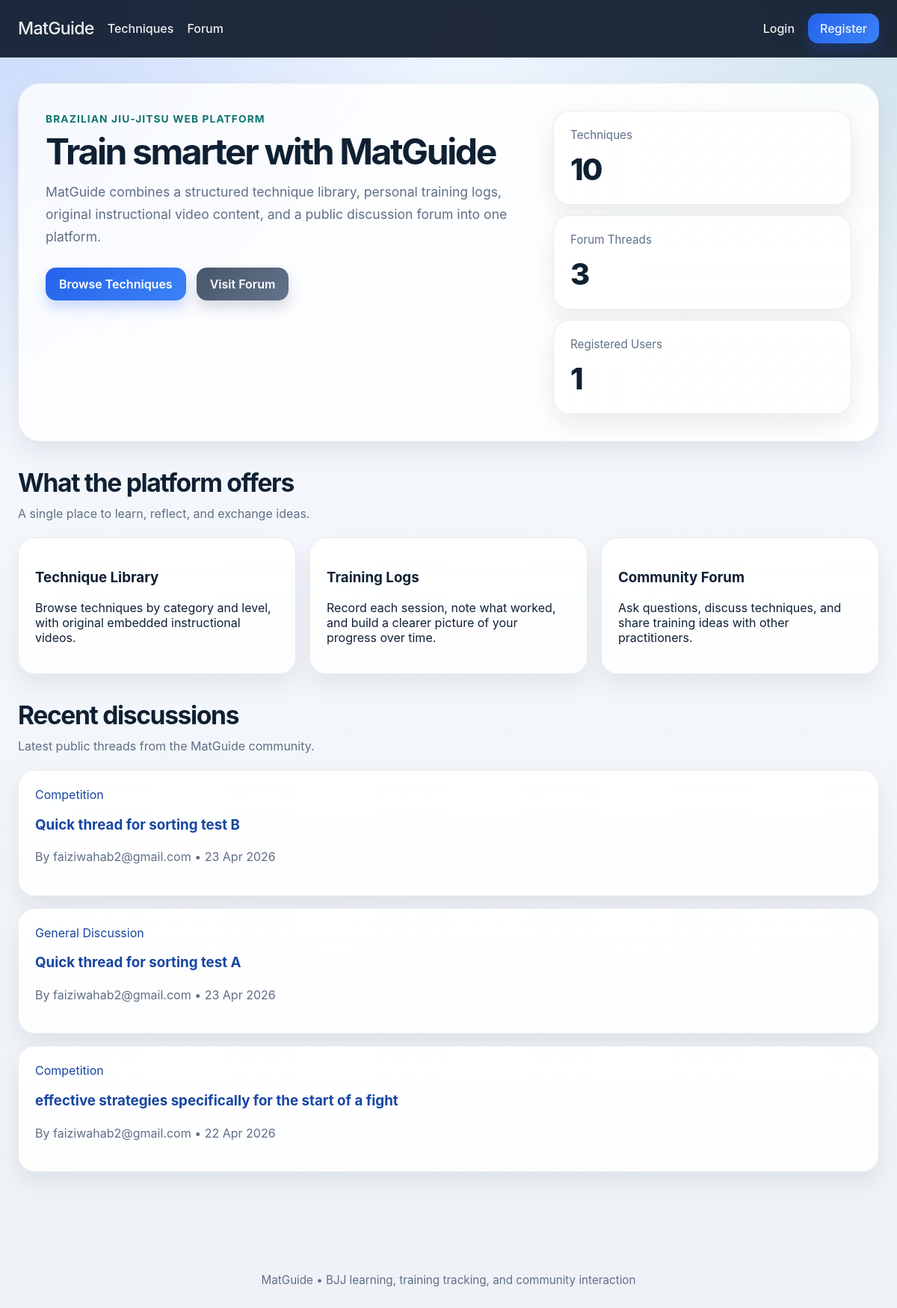
The page / on the database its author committed.
### models.py (models this page shows, shortened)
class ForumThread(db.Model):
    id = db.Column(db.Integer, primary_key=True)
    title = db.Column(db.String(200), nullable=False)
    category = db.Column(db.String(100), nullable=False)
    body = db.Column(db.Text, nullable=False)
    created_at = db.Column(db.DateTime, nullable=False, default=datetime.utcnow)
    user_id = db.Column(db.Integer, db.ForeignKey("user.id"), nullable=False)
    technique_id = db.Column(db.Integer, db.ForeignKey("technique.id"), nullable=True)
    replies = db.relationship("ForumReply", backref="thread", lazy=True, cascade="all, delete-orphan")

class User(UserMixin, db.Model):
    id = db.Column(db.Integer, primary_key=True)
    email = db.Column(db.String(255), unique=True, nullable=False, index=True)
    password_hash = db.Column(db.String(255), nullable=False)
    logs = db.relationship("TrainingLog", backref="user", lazy=True, cascade="all, delete-orphan")
    threads = db.relationship("ForumThread", backref="author", lazy=True, cascade="all, delete-orphan")
    replies = db.relationship("ForumReply", backref="author", lazy=True, cascade="all, delete-orphan")

### app.py (the view)
    @app.route("/")
    def index():
        total_techniques = Technique.query.count()
        total_threads = ForumThread.query.count()
        total_users = User.query.count()
        recent_threads = ForumThread.query.order_by(ForumThread.created_at.desc()).limit(3).all()
        return render_template(
            "index.html",
            total_techniques=total_techniques,
            total_threads=total_threads,
            total_users=total_users,
            recent_threads=recent_threads,
        )

### templates/index.html (shortened to what this page needs)
{% extends "base.html" %}
{% block content %}
<section class="hero-section">
  <div class="hero-card">
    <div class="hero-text">
      <span class="eyebrow">Brazilian Jiu-Jitsu Web Platform</span>
      <h1>Train smarter with MatGuide</h1>
      <p>
        MatGuide combines a structured technique library, personal training logs,
        original instructional video content, and a public discussion forum into one platform.
      </p>
      <div class="hero-actions">
        <a class="button" href="{{ url_for('techniques') }}">Browse Techniques</a>
        <a class="button secondary" href="{{ url_for('forum') }}">Visit Forum</a>
      </div>
    </div>
    <div class="hero-stats">
      <div class="stat-card">
        <span class="stat-label">Techniques</span>
        <span class="stat-value">{{ total_techniques }}</span>
      </div>
      <div class="stat-card">
        <span class="stat-label">Forum Threads</span>
        <span class="stat-value">{{ total_threads }}</span>
      </div>
      <div class="stat-card">
        <span class="stat-label">Registered Users</span>
        <span class="stat-value">{{ total_users }}</span>
      </div>
    </div>
  </div>
</section>
<section class="section-block">
  <div class="section-header">
    <h2>What the platform offers</h2>
    <p>A single place to learn, reflect, and exchange ideas.</p>
  </div>
  <div class="feature-grid">
    <div class="feature-card">
      <h3>Technique Library</h3>
      <p>Browse techniques by category and level, with original embedded instructional videos.</p>
    </div>
    <div class="feature-card">
      <h3>Training Logs</h3>
      <p>Record each session, note what worked, and build a clearer picture of your progress over time.</p>
    </div>
    <div class="feature-card">
      <h3>Community Forum</h3>
      <p>Ask questions, discuss techniques, and share training ideas with other practitioners.</p>
    </div>
  </div>
</section>
<section class="section-block">
  <div class="section-header">
    <h2>Recent discussions</h2>
    <p>Latest public threads from the MatGuide community.</p>
  </div>
  {% if recent_threads %}
    <div class="forum-preview-list">
      {% for thread in recent_threads %}
        <a class="forum-preview-card" href="{{ url_for('thread_detail', thread_id=thread.id) }}">
          <span class="thread-category">{{ thread.category }}</span>
          <h3>{{ thread.title }}</h3>
          <p class="muted-text">By {{ thread.author.email }} • {{ thread.created_at.strftime("%d %b %Y") }}</p>
        </a>
      {% endfor %}
    </div>
  {% endif %}
</section>
{% endblock %}

### static/styles.css (style rules this page uses)
:root { --bg: #0b1220; --surface: rgba(255, 255, 255, 0.82); --surface-strong: #ffffff; --text: #102033; --muted: #5f6f86; --primary: #2563eb; --primary-dark: #1746a2; --accent: #0f766e; --danger: #dc2626; --success-bg: #dcfce7; --error-bg: #fee2e2; --border: rgba(15, 23, 42, 0.08); --shadow: 0 14px 32px rgba(15, 23, 42, 0.08); --radius: 22px; }
* { box-sizing: border-box; }
body { margin: 0; font-family: "Inter", "Segoe UI", Arial, sans-serif; color: var(--text); background: radial-gradient(circle at top left, rgba(37, 99, 235, 0.18), transparent 28%), radial-gradient(circle at top right, rgba(15, 118, 110, 0.14), transparent 26%), linear-gradient(180deg, #edf4ff 0%, #f4f7fb 42%, #eef2f7 100%); min-height: 100vh; }
a { color: var(--primary-dark); text-decoration: none; }
.button { display: inline-flex; align-items: center; justify-content: center; gap: 8px; padding: 12px 18px; border: none; border-radius: 14px; background: linear-gradient(135deg, var(--primary), #3b82f6); color: white; font-weight: 600; text-decoration: none; cursor: pointer; box-shadow: 0 10px 18px rgba(37, 99, 235, 0.22); transition: transform 0.15s ease, box-shadow 0.15s ease, opacity 0.15s ease; }
.button.secondary { background: linear-gradient(135deg, #475569, #64748b); box-shadow: 0 10px 18px rgba(71, 85, 105, 0.2); }
.hero-section { margin-bottom: 34px; }
.hero-card { display: grid; grid-template-columns: 1.4fr 0.85fr; gap: 22px; background: linear-gradient(135deg, rgba(255, 255, 255, 0.78), rgba(255, 255, 255, 0.92)); border: 1px solid var(--border); border-radius: 30px; padding: 36px; box-shadow: var(--shadow); }
.eyebrow { display: inline-block; margin-bottom: 12px; color: var(--accent); font-weight: 700; font-size: 0.86rem; text-transform: uppercase; letter-spacing: 0.08em; }
.hero-text h1 { margin: 0 0 14px; font-size: 3rem; line-height: 1.02; letter-spacing: -0.05em; }
.hero-text p { margin: 0; max-width: 640px; font-size: 1.1rem; line-height: 1.7; color: var(--muted); }
.hero-actions { display: flex; gap: 14px; margin-top: 26px; flex-wrap: wrap; }
.hero-stats { display: grid; gap: 14px; }
.stat-card, .feature-card, .form-card, .filter-card, .thread-card, .thread-detail-card, .reply-card, .log-card, .technique-card, .empty-state, .forum-preview-card, .video-shell { background: linear-gradient(180deg, rgba(255, 255, 255, 0.96), rgba(255, 255, 255, 0.84)); border: 1px solid var(--border); border-radius: var(--radius); box-shadow: var(--shadow); }
.stat-card, .feature-card, .technique-card, .thread-card, .reply-card, .log-card, .thread-detail-card, .forum-preview-card, .empty-state { padding: 22px; }
.stat-label { display: block; color: var(--muted); font-size: 0.95rem; margin-bottom: 12px; }
.stat-value { display: block; font-size: 2.5rem; font-weight: 800; letter-spacing: -0.05em; }
.section-block { margin-bottom: 34px; }
.section-header { margin-bottom: 18px; }
.section-header h1, .section-header h2 { margin: 0 0 8px; font-size: 2.1rem; letter-spacing: -0.04em; }
.section-header p { margin: 0; color: var(--muted); line-height: 1.7; }
.feature-grid, .stats-grid, .technique-grid { display: grid; gap: 18px; }
.feature-grid { grid-template-columns: repeat(auto-fit, minmax(250px, 1fr)); }
.forum-preview-list, .thread-list, .reply-list, .log-list, .mini-thread-list { display: grid; gap: 16px; }
.forum-preview-card { display: block; text-decoration: none; }
.thread-preview, .muted-text { color: var(--muted); line-height: 1.65; }

### rows shown on the page
ForumThread: category "Competition", title "Quick thread for sorting test B", author.email "faiziwahab2@gmail.com", created_at "23 Apr 2026"
ForumThread: category "General Discussion", title "Quick thread for sorting test A", author.email "faiziwahab2@gmail.com", created_at "23 Apr 2026"
ForumThread: category "Competition", title "effective strategies specifically for the start of a fight", author.email "faiziwahab2@gmail.com", created_at "22 Apr 2026"

### other values the page prints
{{ total_techniques }} "10"
{{ total_threads }} "3"
{{ total_users }} "1"
